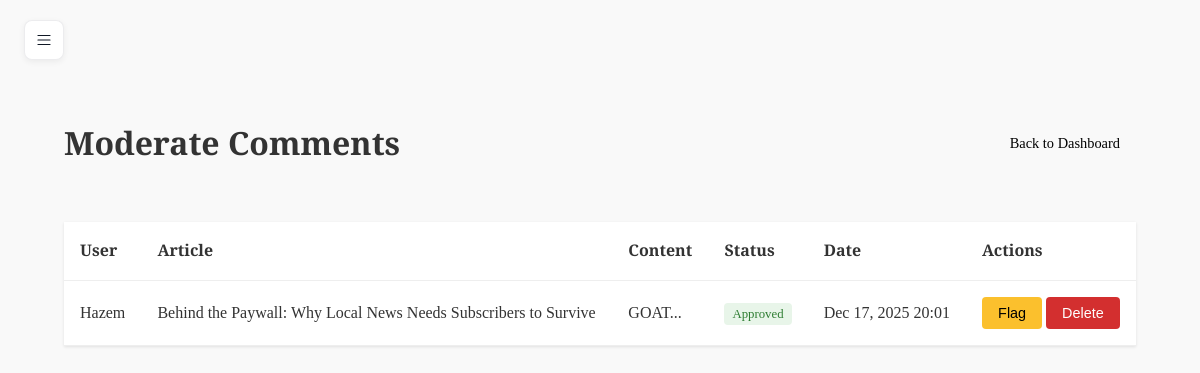
The app's page /index.php?page=admin_comments (signed in), older data.
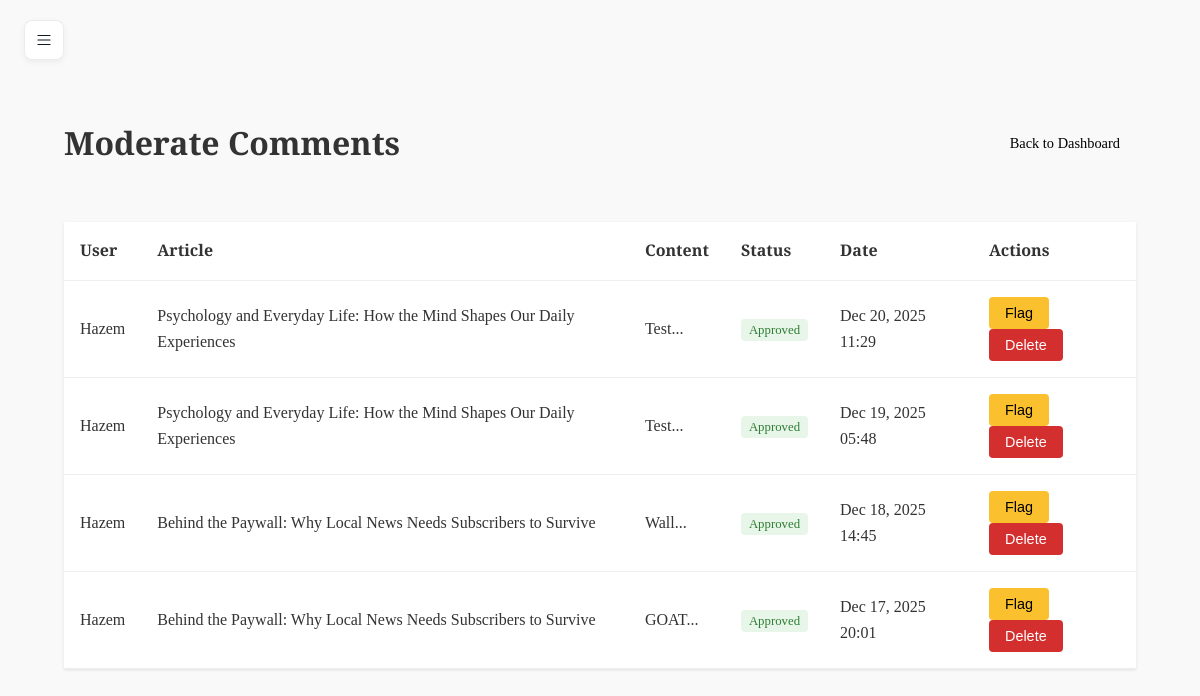
The same page, newer data.
### tables this page shows
CREATE TABLE `comments` (
  `id` int NOT NULL AUTO_INCREMENT,
  `user_id` int NOT NULL,
  `article_id` int NOT NULL,
  `content` text NOT NULL,
  `status` enum('pending','approved','flagged') DEFAULT 'pending',
  `created_at` timestamp NULL DEFAULT CURRENT_TIMESTAMP,
  PRIMARY KEY (`id`),
  KEY `user_id` (`user_id`),
  KEY `article_id` (`article_id`),
  CONSTRAINT `comments_ibfk_1` FOREIGN KEY (`user_id`) REFERENCES `users` (`id`) ON DELETE CASCADE,
  CONSTRAINT `comments_ibfk_2` FOREIGN KEY (`article_id`) REFERENCES `articles` (`id`) ON DELETE CASCADE
);

CREATE TABLE `users` (
  `id` int NOT NULL AUTO_INCREMENT,
  `username` varchar(50) NOT NULL,
  `email` varchar(100) NOT NULL,
  `password` varchar(255) NOT NULL,
  `created_at` timestamp NULL DEFAULT CURRENT_TIMESTAMP,
  `is_admin` tinyint(1) DEFAULT '0',
  `status` enum('active','suspended') DEFAULT 'active',
  PRIMARY KEY (`id`),
  UNIQUE KEY `username` (`username`),
  UNIQUE KEY `email` (`email`)
);

CREATE TABLE `articles` (
  `id` int NOT NULL AUTO_INCREMENT,
  `title` varchar(255) NOT NULL,
  `content` text NOT NULL,
  `author` varchar(100) DEFAULT NULL,
  `category` varchar(100) DEFAULT NULL,
  `language` varchar(10) DEFAULT 'en',
  `thumbnail` varchar(255) DEFAULT NULL,
  `created_at` timestamp NULL DEFAULT CURRENT_TIMESTAMP,
  `status` enum('draft','published','archived') DEFAULT 'draft',
  `scheduled_at` datetime DEFAULT NULL,
  `is_featured` tinyint(1) DEFAULT '0',
  `visibility` enum('public','subscribed') DEFAULT 'public',
  `tags` text,
  `required_level` int DEFAULT '0',
  `required_plan_id` int DEFAULT NULL,
  PRIMARY KEY (`id`)
);

### src/Controllers/Comment_C.php (called while the page is built, shortened)
<?php
require_once __DIR__ . '/../Models/Comment.php';
class CommentController {
    public function admin_index() {
        $commentModel = new Comment();
        $comments = $commentModel->getAllComments();
        include __DIR__ . '/../Views/Admin/Comments/index.php';
    }
}

### src/index.php (called while the page is built, shortened)
<?php
require __DIR__ . '/config/DataBase_Connection.php';
$selectedLang = $_SESSION['lang'] ?? 'en';
$page = $_GET['page'] ?? "";
Router::route($page, $selectedLang);

### src/Config/DataBase_Connection.php (called while the page is built, shortened)
<?php
if (!class_exists('Database')) {
class Database {
    private static $instance = null;
    private $host;
    private $db_name;
    private $username;
    private $password;
    public $conn = null;
    private function __construct() {
        $this->host = getenv('DB_HOST') ?: 'db';
        $this->db_name = getenv('DB_NAME') ?: 'News';
        $this->username = getenv('DB_USER') ?: 'Rain';
        $this->password = getenv('DB_PASS') ?: 'Sunny';
    }
    public static function getInstance(): Database {
        if (self::$instance === null) {
            self::$instance = new self();
        }
        return self::$instance;
    }
    public function connect() {
        try {
            $this->conn = new PDO(
                "mysql:host={$this->host};dbname={$this->db_name};charset=utf8",
                $this->username,
                $this->password
            );
            $this->conn->setAttribute(PDO::ATTR_ERRMODE, PDO::ERRMODE_EXCEPTION);
        } catch(PDOException $e) {
            die("Database Connection Error: " . $e->getMessage());
        }
        return $this->conn;
    }
}
}

### src/Models/Comment.php (called while the page is built, shortened)
<?php
require_once __DIR__ . "/../config/DataBase_Connection.php";
class Comment {
    private $conn;
    public function __construct() {
        $this->conn = Database::getInstance()->connect();
    }
    public function getAllComments() {
        $sql = "SELECT c.*, u.username, a.title as article_title
                FROM comments c
                LEFT JOIN users u ON c.user_id = u.id
                LEFT JOIN articles a ON c.article_id = a.id
                ORDER BY c.created_at DESC";
        $stmt = $this->conn->query($sql);
        return $stmt->fetchAll(PDO::FETCH_ASSOC);
    }
}

### src/Views/Admin/Comments/index.php (the view, shortened to what this page needs)
<!DOCTYPE html>
<html lang="en">
<head>
    <link rel="stylesheet" href="../../Assets/CSS/theme.css">
</head>
<body>
    <div class="admin-page">
        <?php include __DIR__ . '/../Sidebar.php'; ?>
        <main>
            <div class="admin-page">
        <div class="page-header">
            <h1>Moderate Comments</h1>
            <a href="index.php?page=admin" class="btn">Back to Dashboard</a>
        </div>
        <table class="table">
            <thead>
                <tr>
                    <th>User</th>
                    <th>Article</th>
                    <th>Content</th>
                    <th>Status</th>
                    <th>Date</th>
                    <th>Actions</th>
                </tr>
            </thead>
            <tbody>
                <?php foreach ($comments as $comment): ?>
                <tr>
                    <td><?= htmlspecialchars($comment['username'] ?? 'Unknown') ?></td>
                    <td><?= htmlspecialchars($comment['article_title'] ?? 'Unknown') ?></td>
                    <td class="comment-content"><?= htmlspecialchars(substr($comment['content'], 0, 100)) ?>...</td>
                    <td>
                        <span class="badge badge-<?= $comment['status'] ?? 'pending' ?>">
                            <?= ucfirst($comment['status'] ?? 'pending') ?>
                        </span>
                    </td>
                    <td><?= date('M j, Y H:i', strtotime($comment['created_at'])) ?></td>
                    <td>
                        <?php if (($comment['status'] ?? 'pending') !== 'flagged'): ?>
                            <form action="index.php?page=admin_comment_reject" method="POST" style="display:inline;">
                                <button type="submit" class="btn btn-warning">Flag</button>
                            </form>
                        <?php endif; ?>
                        <form action="index.php?page=admin_comment_delete" method="POST" style="display:inline;" onsubmit="return confirm('Permanently delete this comment?');">
                            <button type="submit" class="btn btn-danger">Delete</button>
                        </form>
                    </td>
                </tr>
                <?php endforeach; ?>
            </tbody>
        </table>
    </div>
        </main>
    </div>

Row changes from the older to the newer data that the page shows:
added comments: user.username "Hazem", article.title "Psychology and Everyday Life: How the Mind Shapes Our Daily Experiences", content "Test", status "Approved", created_at "Dec 20, 2025 11:29"
added comments: user.username "Hazem", article.title "Psychology and Everyday Life: How the Mind Shapes Our Daily Experiences", content "Test", status "Approved", created_at "Dec 19, 2025 05:48"
added comments: user.username "Hazem", article.title "Behind the Paywall: Why Local News Needs Subscribers to Survive", content "Wall", status "Approved", created_at "Dec 18, 2025 14:45"
